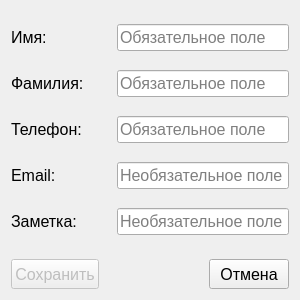
<?xml version="1.0" encoding="UTF-8"?>
<ui version="4.0">
 <class>AddContactDialog</class>
 <widget class="QDialog" name="AddContactDialog">
  <property name="geometry">
   <rect>
    <x>0</x>
    <y>0</y>
    <width>300</width>
    <height>300</height>
   </rect>
  </property>
  <property name="minimumSize">
   <size>
    <width>300</width>
    <height>300</height>
   </size>
  </property>
  <property name="maximumSize">
   <size>
    <width>300</width>
    <height>300</height>
   </size>
  </property>
  <property name="windowTitle">
   <string>Добавить контакт</string>
  </property>
  <layout class="QGridLayout" name="gridLayout">
   <item row="0" column="0">
    <layout class="QVBoxLayout" name="verticalLayout_2">
     <item>
      <layout class="QVBoxLayout" name="verticalLayout">
       <item>
        <layout class="QHBoxLayout" name="horizontalLayout"/>
       </item>
       <item>
        <layout class="QHBoxLayout" name="horizontalLayout_2">
         <item>
          <widget class="QLabel" name="label">
           <property name="minimumSize">
            <size>
             <width>100</width>
             <height>0</height>
            </size>
           </property>
           <property name="font">
            <font>
             <pointsize>12</pointsize>
            </font>
           </property>
           <property name="text">
            <string>Имя:</string>
           </property>
          </widget>
         </item>
         <item>
          <widget class="QLineEdit" name="m_nameEdit">
           <property name="font">
            <font>
             <pointsize>12</pointsize>
            </font>
           </property>
           <property name="placeholderText">
            <string>Обязательное поле</string>
           </property>
          </widget>
         </item>
        </layout>
       </item>
       <item>
        <layout class="QHBoxLayout" name="horizontalLayout_3">
         <item>
          <widget class="QLabel" name="label_2">
           <property name="minimumSize">
            <size>
             <width>100</width>
             <height>0</height>
            </size>
           </property>
           <property name="font">
            <font>
             <pointsize>12</pointsize>
            </font>
           </property>
           <property name="text">
            <string>Фамилия: </string>
           </property>
          </widget>
         </item>
         <item>
          <widget class="QLineEdit" name="m_surnameEdit">
           <property name="font">
            <font>
             <pointsize>12</pointsize>
            </font>
           </property>
           <property name="placeholderText">
            <string>Обязательное поле</string>
           </property>
          </widget>
         </item>
        </layout>
       </item>
       <item>
        <layout class="QHBoxLayout" name="horizontalLayout_4">
         <item>
          <widget class="QLabel" name="label_3">
           <property name="minimumSize">
            <size>
             <width>100</width>
             <height>0</height>
            </size>
           </property>
           <property name="font">
            <font>
             <pointsize>12</pointsize>
            </font>
           </property>
           <property name="text">
            <string>Телефон:</string>
           </property>
          </widget>
         </item>
         <item>
          <widget class="QLineEdit" name="m_phoneEdit">
           <property name="font">
            <font>
             <pointsize>12</pointsize>
            </font>
           </property>
           <property name="placeholderText">
            <string>Обязательное поле</string>
           </property>
          </widget>
         </item>
        </layout>
       </item>
       <item>
        <layout class="QHBoxLayout" name="horizontalLayout_5">
         <item>
          <widget class="QLabel" name="label_4">
           <property name="minimumSize">
            <size>
             <width>100</width>
             <height>0</height>
            </size>
           </property>
           <property name="font">
            <font>
             <pointsize>12</pointsize>
            </font>
           </property>
           <property name="text">
            <string>Email:</string>
           </property>
          </widget>
         </item>
         <item>
          <widget class="QLineEdit" name="m_emailEdit">
           <property name="font">
            <font>
             <pointsize>12</pointsize>
            </font>
           </property>
           <property name="placeholderText">
            <string>Необязательное поле</string>
           </property>
          </widget>
         </item>
        </layout>
       </item>
       <item>
        <layout class="QHBoxLayout" name="horizontalLayout_6">
         <item>
          <widget class="QLabel" name="label_5">
           <property name="minimumSize">
            <size>
             <width>100</width>
             <height>0</height>
            </size>
           </property>
           <property name="font">
            <font>
             <pointsize>12</pointsize>
            </font>
           </property>
           <property name="text">
            <string>Заметка: </string>
           </property>
          </widget>
         </item>
         <item>
          <widget class="QLineEdit" name="m_noteEdit">
           <property name="font">
            <font>
             <pointsize>12</pointsize>
            </font>
           </property>
           <property name="placeholderText">
            <string>Необязательное поле</string>
           </property>
          </widget>
         </item>
        </layout>
       </item>
      </layout>
     </item>
     <item>
      <layout class="QHBoxLayout" name="horizontalLayout_7">
       <item>
        <widget class="QPushButton" name="m_save">
         <property name="enabled">
          <bool>false</bool>
         </property>
         <property name="minimumSize">
          <size>
           <width>0</width>
           <height>30</height>
          </size>
         </property>
         <property name="font">
          <font>
           <pointsize>12</pointsize>
          </font>
         </property>
         <property name="text">
          <string>Сохранить</string>
         </property>
        </widget>
       </item>
       <item>
        <spacer name="horizontalSpacer">
         <property name="orientation">
          <enum>Qt::Horizontal</enum>
         </property>
         <property name="sizeHint" stdset="0">
          <size>
           <width>40</width>
           <height>20</height>
          </size>
         </property>
        </spacer>
       </item>
       <item>
        <widget class="QPushButton" name="m_cancel">
         <property name="minimumSize">
          <size>
           <width>0</width>
           <height>30</height>
          </size>
         </property>
         <property name="font">
          <font>
           <pointsize>12</pointsize>
          </font>
         </property>
         <property name="text">
          <string>Отмена</string>
         </property>
        </widget>
       </item>
      </layout>
     </item>
    </layout>
   </item>
  </layout>
 </widget>
 <resources/>
 <connections/>
</ui>
